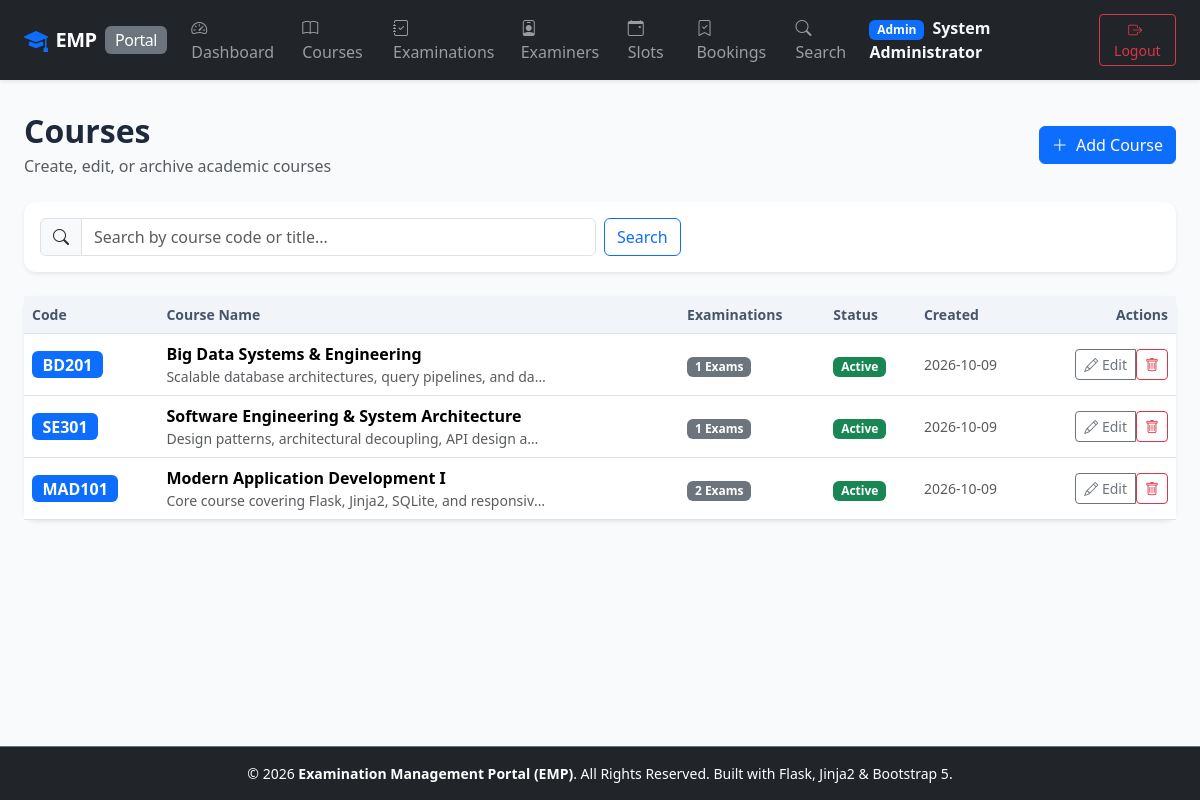
Screenshot of /admin/courses (signed in) with the database file from the repository.
### app/models.py (models this page shows, shortened)
class User(UserMixin, db.Model):
    __tablename__ = 'users'
    id = db.Column(db.Integer, primary_key=True)
    username = db.Column(db.String(80), unique=True, nullable=False, index=True)
    email = db.Column(db.String(120), unique=True, nullable=False, index=True)
    password_hash = db.Column(db.String(255), nullable=False)
    role = db.Column(db.String(20), nullable=False) # 'admin', 'examiner', 'student'
    full_name = db.Column(db.String(120), nullable=False)
    created_at = db.Column(db.DateTime, default=datetime.utcnow)
    examiner_profile = db.relationship('ExaminerProfile', backref='user', uselist=False, cascade='all, delete-orphan')
    student_profile = db.relationship('StudentProfile', backref='user', uselist=False, cascade='all, delete-orphan')
    created_slots = db.relationship('ExaminationSlot', backref='examiner', lazy='dynamic')
    student_bookings = db.relationship('Booking', backref='student', lazy='dynamic')
    evaluations_given = db.relationship('Evaluation', backref='examiner', lazy='dynamic')
    @property
    def is_admin(self):
        return self.role == 'admin'

class Course(db.Model):
    __tablename__ = 'courses'
    id = db.Column(db.Integer, primary_key=True)
    course_code = db.Column(db.String(30), unique=True, nullable=False, index=True)
    course_name = db.Column(db.String(150), nullable=False)
    description = db.Column(db.Text, nullable=True)
    status = db.Column(db.String(20), nullable=False, default='active') # 'active', 'archived'
    created_at = db.Column(db.DateTime, default=datetime.utcnow)
    examinations = db.relationship('Examination', backref='course', cascade='all, delete-orphan', lazy='dynamic')

### app/admin/routes.py (the view)
@admin_bp.route('/courses')
@admin_required
def courses():
    search_q = request.args.get('q', '').strip()
    query = Course.query
    if search_q:
        query = query.filter(
            (Course.course_code.ilike(f'%{search_q}%')) |
            (Course.course_name.ilike(f'%{search_q}%'))
        )
    courses_list = query.order_by(Course.created_at.desc()).all()
    return render_template('admin/courses.html', courses=courses_list, search_q=search_q)

### app/__init__.py (called while the page is built)
@login_manager.user_loader
def load_user(user_id):
    return db.session.get(User, int(user_id))

### app/admin/routes.py (called while the page is built)
def admin_required(f):
    @wraps(f)
    @login_required
    def decorated_function(*args, **kwargs):
        if not current_user.is_admin:
            flash('Access denied. Admin privileges required.', 'danger')
            return redirect(url_for('index'))
        return f(*args, **kwargs)
    return decorated_function

### app/templates/admin/courses.html (shortened to what this page needs)
{% extends "base.html" %}
{% block content %}
<div class="d-flex justify-content-between align-items-center mb-4">
    <div>
        <h2 class="fw-bold mb-1">Courses</h2>
        <p class="text-muted mb-0">Create, edit, or archive academic courses</p>
    </div>
    <a href="{{ url_for('admin.create_course') }}" class="btn btn-primary">
        <i class="bi bi-plus-lg me-1"></i> Add Course
    </a>
</div>
<div class="card p-3 mb-4 shadow-sm border-0">
    <form method="GET" action="{{ url_for('admin.courses') }}" class="row g-2 align-items-center">
        <div class="col-md-6">
            <div class="input-group">
                <span class="input-group-text"><i class="bi bi-search"></i></span>
                <input type="text" name="q" value="{{ search_q }}" class="form-control" placeholder="Search by course code or title...">
            </div>
        </div>
        <div class="col-auto">
            <button type="submit" class="btn btn-outline-primary">Search</button>
        </div>
    </form>
</div>
<div class="card shadow-sm border-0">
    <div class="table-responsive">
        <table class="table table-hover align-middle mb-0">
            <thead>
                <tr>
                    <th>Code</th>
                    <th>Course Name</th>
                    <th>Examinations</th>
                    <th>Status</th>
                    <th>Created</th>
                    <th class="text-end">Actions</th>
                </tr>
            </thead>
            <tbody>
                {% for course in courses %}
                <tr>
                    <td><span class="badge bg-primary fs-6">{{ course.course_code }}</span></td>
                    <td>
                        <div class="fw-bold">{{ course.course_name }}</div>
                        <div class="text-muted small text-truncate" style="max-width: 380px;">{{ course.description or 'No description provided.' }}</div>
                    </td>
                    <td>
                        <span class="badge bg-secondary">{{ course.examinations.count() }} Exams</span>
                    </td>
                    <td>
                        <span class="badge {% if course.status == 'active' %}bg-success{% else %}bg-secondary{% endif %}">
                            {{ course.status|capitalize }}
                        </span>
                    </td>
                    <td class="text-muted small">{{ course.created_at.strftime('%Y-%m-%d') }}</td>
                    <td class="text-end">
                        <div class="btn-group">
                            <a href="{{ url_for('admin.edit_course', course_id=course.id) }}" class="btn btn-sm btn-outline-secondary">
                                <i class="bi bi-pencil"></i> Edit
                            </a>
                            <form method="POST" action="{{ url_for('admin.delete_course', course_id=course.id) }}" onsubmit="return confirm('Are you sure you want to delete this course and all its examinations?');" class="d-inline">
                                <button type="submit" class="btn btn-sm btn-outline-danger">
                                    <i class="bi bi-trash"></i>
                                </button>
                            </form>
                        </div>
                    </td>
                </tr>
                {% else %}
                <tr>
                    <td colspan="6" class="text-center py-4 text-muted">No courses found matching your criteria.</td>
                </tr>
                {% endfor %}
            </tbody>
        </table>
    </div>
</div>
{% endblock %}

### app/templates/base.html (shortened to what this page needs)
<!DOCTYPE html>
<html lang="en">
<head>
    <link href="https://cdn.jsdelivr.net/npm/bootstrap@5.3.3/dist/css/bootstrap.min.css" rel="stylesheet">
    <link href="https://cdn.jsdelivr.net/npm/bootstrap-icons@1.11.3/font/bootstrap-icons.min.css" rel="stylesheet">
    <link href="{{ url_for('static', filename='css/custom.css') }}" rel="stylesheet">
</head>
<body>
    <nav class="navbar navbar-expand-lg navbar-dark bg-dark sticky-top shadow-sm">
        <div class="container-fluid px-lg-4">
            <a class="navbar-brand d-flex align-items-center" href="{{ url_for('index') }}">
                <i class="bi bi-mortarboard-fill text-primary me-2 fs-4"></i>
                <span class="fw-bold">EMP</span>
                <span class="badge bg-secondary ms-2 fs-6 fw-normal d-none d-sm-inline">Portal</span>
            </a>
            <div class="collapse navbar-collapse" id="navbarMain">
                <ul class="navbar-nav me-auto mb-2 mb-lg-0">
                    {% if current_user.is_authenticated %}
                        {% if current_user.is_admin %}
                            <li class="nav-item">
                                <a class="nav-link" href="{{ url_for('admin.dashboard') }}"><i class="bi bi-speedometer2 me-1"></i> Dashboard</a>
                            </li>
                            <li class="nav-item">
                                <a class="nav-link" href="{{ url_for('admin.courses') }}"><i class="bi bi-book me-1"></i> Courses</a>
                            </li>
                            <li class="nav-item">
                                <a class="nav-link" href="{{ url_for('admin.examinations') }}"><i class="bi bi-journal-check me-1"></i> Examinations</a>
                            </li>
                            <li class="nav-item">
                                <a class="nav-link" href="{{ url_for('admin.examiners') }}"><i class="bi bi-person-badge me-1"></i> Examiners</a>
                            </li>
                            <li class="nav-item">
                                <a class="nav-link" href="{{ url_for('admin.slots') }}"><i class="bi bi-calendar-event me-1"></i> Slots</a>
                            </li>
                            <li class="nav-item">
                                <a class="nav-link" href="{{ url_for('admin.bookings') }}"><i class="bi bi-bookmark-check me-1"></i> Bookings</a>
                            </li>
                            <li class="nav-item">
                                <a class="nav-link" href="{{ url_for('admin.search') }}"><i class="bi bi-search me-1"></i> Search</a>
                            </li>
                        {% endif %}
                    {% else %}
                        <li class="nav-item">
                            <a class="nav-link" href="{{ url_for('index') }}"><i class="bi bi-house-door me-1"></i> Home</a>
                        </li>
                    {% endif %}
                </ul>
                <ul class="navbar-nav ms-auto align-items-center">
                    {% if current_user.is_authenticated %}
                        <li class="nav-item me-3 text-light">
                            <span class="badge bg-primary me-1">{{ current_user.role|capitalize }}</span>
                            <span class="fw-semibold">{{ current_user.full_name }}</span>
                        </li>
                        <li class="nav-item">
                            <a class="btn btn-outline-danger btn-sm" href="{{ url_for('auth.logout') }}">
                                <i class="bi bi-box-arrow-right me-1"></i> Logout
                            </a>
                        </li>
                    {% endif %}
                </ul>
            </div>
        </div>
    </nav>
    <main class="main-content container-fluid px-lg-4 py-3">
        {% block content %}{% endblock %}
    </main>
    <footer class="bg-dark text-white text-center py-3 mt-auto border-top border-secondary">
        <div class="container-fluid">
            <p class="mb-0 small text-light-50">
                &copy; 2026 <strong>Examination Management Portal (EMP)</strong>. All Rights Reserved. Built with Flask, Jinja2 & Bootstrap 5.
            </p>
        </div>
    </footer>
</body>
</html>

### app/static/css/custom.css (style rules this page uses)
:root { --primary-color: #1e3a8a; --primary-dark: #0f172a; --accent-color: #3b82f6; --success-color: #059669; --warning-color: #d97706; --danger-color: #dc2626; --card-shadow: 0 4px 6px -1px rgba(0, 0, 0, 0.1), 0 2px 4px -1px rgba(0, 0, 0, 0.06); }
body { background-color: #f8fafc; font-family: system-ui, -apple-system, "Segoe UI", Roboto, "Helvetica Neue", Arial, sans-serif; color: #1e293b; min-height: 100vh; display: flex; flex-direction: column; }
.main-content { flex: 1; }
.navbar-brand { font-weight: 700; letter-spacing: -0.5px; }
.card { border: none; border-radius: 0.75rem; box-shadow: var(--card-shadow); transition: transform 0.15s ease-in-out, box-shadow 0.15s ease-in-out; }
.table th { background-color: #f1f5f9; color: #475569; font-weight: 600; font-size: 0.875rem; border-top: none; }
.table td { vertical-align: middle; }

### rows the page displays
User: role "Admin", full_name "System Administrator"
Course: course_code "BD201", course_name "Big Data Systems & Engineering", description "Scalable database architectures, query pipelines, and da…", examinations.count "1", status "Active", created_at "2026-10-09"
Course: course_code "SE301", course_name "Software Engineering & System Architecture", description "Design patterns, architectural decoupling, API design a…", examinations.count "1", status "Active", created_at "2026-10-09"
Course: course_code "MAD101", course_name "Modern Application Development I", description "Core course covering Flask, Jinja2, SQLite, and responsiv…", examinations.count "2", status "Active", created_at "2026-10-09"
